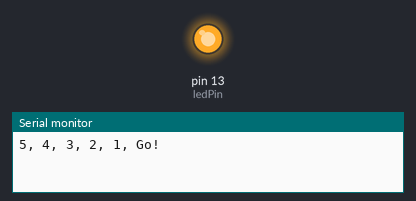
The sketch below on a simulated Arduino Uno, built with avr-gcc and run on an emulated ATmega328P. Parts: output pins drawn as LEDs (lit = HIGH), the last lines printed to the serial monitor.

Above: at 0.5 s.
At 21.5 s:
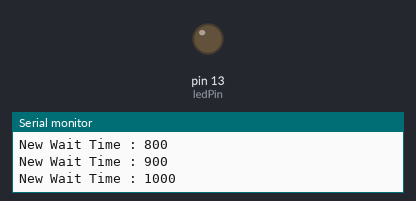
Timing chart, 0 to 26.0 s (numbered marks = the images above):
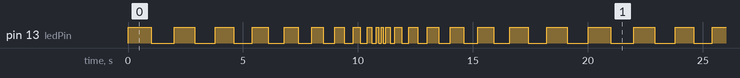

The sketch:

changingBlink13.ino
```cpp
const int ledPin = 13;

void setup() {
  // put your setup code here, to run once:
  Serial.begin(250000);
  pinMode(ledPin, OUTPUT);

  countDown(5);
}

void loop() {
  // put your main code here, to run repeatedly:
  static int delayPeriod = 1000;
  static int countDir = 1;

  //Changes output to high or low
  digitalWrite(ledPin, HIGH);
  delay(delayPeriod);
  digitalWrite(ledPin, LOW);
  delay(delayPeriod);

  countDir = checkDirChange(delayPeriod, countDir);

  delayPeriod += 100 * countDir;
  Serial.print("New Wait Time : ");
  Serial.println(delayPeriod);
}

int checkDirChange(int delayPeriod, int countDir) {
 if ((delayPeriod == 1000) or (delayPeriod == 0)) {
     //Speeds up and slows down delay
     countDir *= -1;

     if (countDir < 0) {
      Serial.println("Going Down");
     } else {
      Serial.println("Going Up");
     }
  }
  return countDir;
}

void countDown(int max) {
  for(int i = max; i > 0; i--) {
    Serial.print(i);
    Serial.print(", ");
  }
  Serial.println("Go! \n");
}
```

Measured:
- by itself, pin 13 (ledPin): moves between LOW and HIGH, repeating every 20.0 s
- by itself, everything shown: repeats every 20.0 s, in 38 steps
